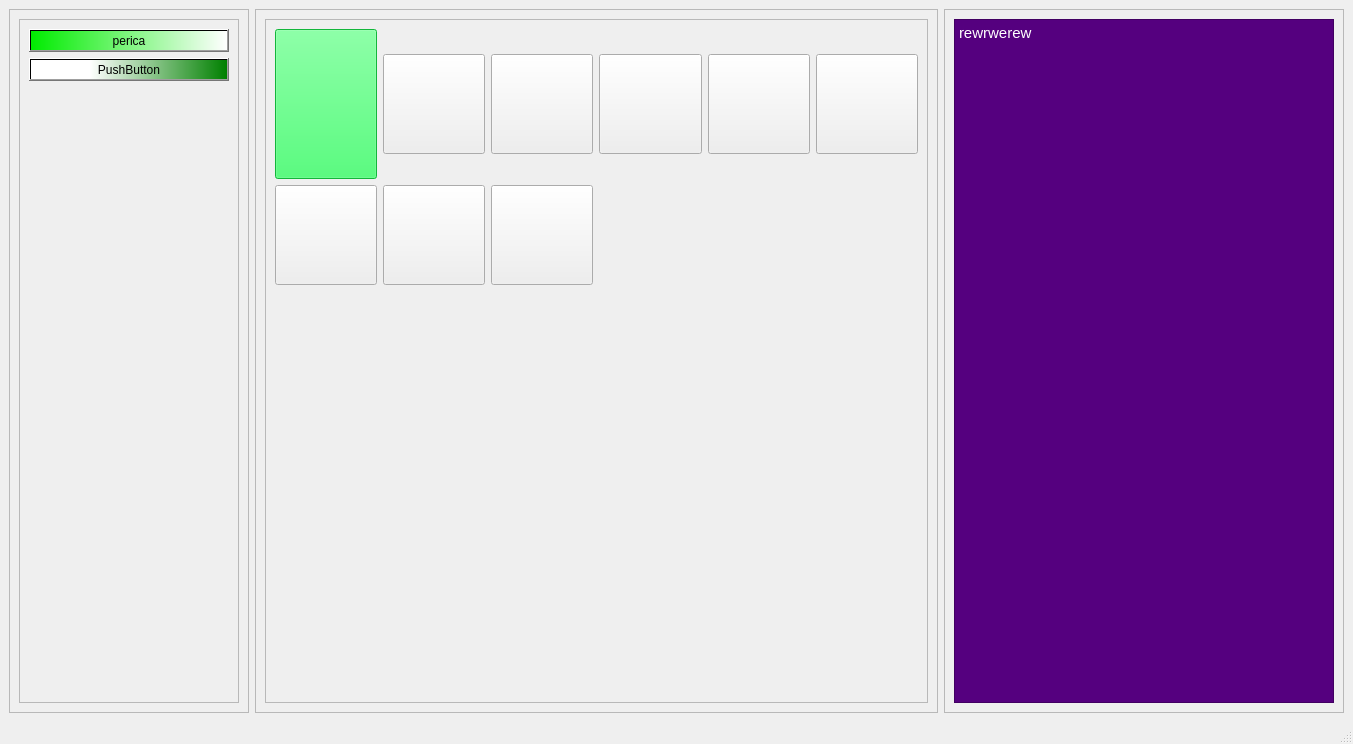
<?xml version="1.0" encoding="UTF-8"?>
<ui version="4.0">
 <class>MainWindow</class>
 <widget class="QMainWindow" name="MainWindow">
  <property name="geometry">
   <rect>
    <x>0</x>
    <y>0</y>
    <width>1353</width>
    <height>744</height>
   </rect>
  </property>
  <property name="windowTitle">
   <string>MainWindow</string>
  </property>
  <widget class="QWidget" name="centralwidget">
   <property name="styleSheet">
    <string notr="true">background-color: qlineargradient(white, orange);</string>
   </property>
   <layout class="QHBoxLayout" name="horizontalLayout">
    <item>
     <widget class="QFrame" name="cateogries">
      <property name="sizePolicy">
       <sizepolicy hsizetype="Maximum" vsizetype="Preferred">
        <horstretch>0</horstretch>
        <verstretch>0</verstretch>
       </sizepolicy>
      </property>
      <property name="minimumSize">
       <size>
        <width>220</width>
        <height>0</height>
       </size>
      </property>
      <property name="styleSheet">
       <string notr="true">background-color: qlineargradient(
spread:pad, 
x1:0.1, y1:0.3, 
x2:0.7, y2:0.1, 
stop:0 white, stop:1 #00ec00);</string>
      </property>
      <property name="frameShape">
       <enum>QFrame::StyledPanel</enum>
      </property>
      <property name="frameShadow">
       <enum>QFrame::Raised</enum>
      </property>
      <layout class="QVBoxLayout" name="verticalLayout">
       <item>
        <widget class="QScrollArea" name="scrollArea">
         <property name="sizePolicy">
          <sizepolicy hsizetype="Preferred" vsizetype="Expanding">
           <horstretch>0</horstretch>
           <verstretch>0</verstretch>
          </sizepolicy>
         </property>
         <property name="widgetResizable">
          <bool>true</bool>
         </property>
         <widget class="QWidget" name="scrollAreaWidgetContents">
          <property name="geometry">
           <rect>
            <x>0</x>
            <y>0</y>
            <width>218</width>
            <height>657</height>
           </rect>
          </property>
          <property name="sizePolicy">
           <sizepolicy hsizetype="Expanding" vsizetype="Preferred">
            <horstretch>0</horstretch>
            <verstretch>0</verstretch>
           </sizepolicy>
          </property>
          <layout class="QVBoxLayout" name="verticalLayout_3">
           <item>
            <widget class="QPushButton" name="pushButton_2">
             <property name="minimumSize">
              <size>
               <width>200</width>
               <height>0</height>
              </size>
             </property>
             <property name="styleSheet">
              <string notr="true">background-color: qlineargradient(spread:pad, x1:0, y1:0, x2:1, y2:0, stop:0 #00ec00, stop:1 white);</string>
             </property>
             <property name="text">
              <string>perica</string>
             </property>
            </widget>
           </item>
           <item>
            <widget class="QPushButton" name="pushButton_3">
             <property name="styleSheet">
              <string notr="true">background-color: qlineargradient(spread:pad, x1:0.3, y1:0, x2:1, y2:0, stop:0 white , stop:1 green);</string>
             </property>
             <property name="text">
              <string>PushButton</string>
             </property>
            </widget>
           </item>
           <item>
            <spacer name="verticalSpacer">
             <property name="orientation">
              <enum>Qt::Vertical</enum>
             </property>
             <property name="sizeHint" stdset="0">
              <size>
               <width>20</width>
               <height>570</height>
              </size>
             </property>
            </spacer>
           </item>
          </layout>
         </widget>
        </widget>
       </item>
      </layout>
     </widget>
    </item>
    <item>
     <widget class="QFrame" name="programs">
      <property name="sizePolicy">
       <sizepolicy hsizetype="Minimum" vsizetype="Preferred">
        <horstretch>0</horstretch>
        <verstretch>0</verstretch>
       </sizepolicy>
      </property>
      <property name="minimumSize">
       <size>
        <width>0</width>
        <height>0</height>
       </size>
      </property>
      <property name="frameShape">
       <enum>QFrame::StyledPanel</enum>
      </property>
      <property name="frameShadow">
       <enum>QFrame::Raised</enum>
      </property>
      <layout class="QGridLayout" name="gridLayout">
       <item row="2" column="3" colspan="2">
        <widget class="QScrollArea" name="scrollArea_2">
         <property name="sizePolicy">
          <sizepolicy hsizetype="Expanding" vsizetype="Preferred">
           <horstretch>0</horstretch>
           <verstretch>0</verstretch>
          </sizepolicy>
         </property>
         <property name="widgetResizable">
          <bool>true</bool>
         </property>
         <widget class="QWidget" name="scrollAreaWidgetContents_2">
          <property name="geometry">
           <rect>
            <x>0</x>
            <y>0</y>
            <width>661</width>
            <height>657</height>
           </rect>
          </property>
          <layout class="QGridLayout" name="gridLayout_2">
           <item row="0" column="0">
            <widget class="QPushButton" name="pushButton_6">
             <property name="sizePolicy">
              <sizepolicy hsizetype="MinimumExpanding" vsizetype="MinimumExpanding">
               <horstretch>0</horstretch>
               <verstretch>0</verstretch>
              </sizepolicy>
             </property>
             <property name="minimumSize">
              <size>
               <width>100</width>
               <height>100</height>
              </size>
             </property>
             <property name="maximumSize">
              <size>
               <width>16777215</width>
               <height>150</height>
              </size>
             </property>
             <property name="styleSheet">
              <string notr="true">background-color:rgb(26, 255, 83);
background-image:url('/home/atana/Pictures/xcf/imgs/rico.jpg');
background-size: 150px 150px;
background-repeat: no-repeat;</string>
             </property>
             <property name="text">
              <string/>
             </property>
            </widget>
           </item>
           <item row="2" column="2">
            <widget class="QPushButton" name="pushButton_5">
             <property name="sizePolicy">
              <sizepolicy hsizetype="MinimumExpanding" vsizetype="Maximum">
               <horstretch>0</horstretch>
               <verstretch>0</verstretch>
              </sizepolicy>
             </property>
             <property name="minimumSize">
              <size>
               <width>100</width>
               <height>100</height>
              </size>
             </property>
             <property name="text">
              <string/>
             </property>
            </widget>
           </item>
           <item row="0" column="4">
            <widget class="QPushButton" name="pushButton_10">
             <property name="sizePolicy">
              <sizepolicy hsizetype="MinimumExpanding" vsizetype="Maximum">
               <horstretch>0</horstretch>
               <verstretch>0</verstretch>
              </sizepolicy>
             </property>
             <property name="minimumSize">
              <size>
               <width>100</width>
               <height>100</height>
              </size>
             </property>
             <property name="text">
              <string/>
             </property>
             <property name="flat">
              <bool>false</bool>
             </property>
            </widget>
           </item>
           <item row="2" column="0">
            <widget class="QPushButton" name="pushButton_11">
             <property name="sizePolicy">
              <sizepolicy hsizetype="MinimumExpanding" vsizetype="Maximum">
               <horstretch>0</horstretch>
               <verstretch>0</verstretch>
              </sizepolicy>
             </property>
             <property name="minimumSize">
              <size>
               <width>100</width>
               <height>100</height>
              </size>
             </property>
             <property name="maximumSize">
              <size>
               <width>150</width>
               <height>150</height>
              </size>
             </property>
             <property name="text">
              <string/>
             </property>
            </widget>
           </item>
           <item row="2" column="1">
            <widget class="QPushButton" name="pushButton_8">
             <property name="sizePolicy">
              <sizepolicy hsizetype="MinimumExpanding" vsizetype="Maximum">
               <horstretch>0</horstretch>
               <verstretch>0</verstretch>
              </sizepolicy>
             </property>
             <property name="minimumSize">
              <size>
               <width>100</width>
               <height>100</height>
              </size>
             </property>
             <property name="text">
              <string/>
             </property>
            </widget>
           </item>
           <item row="0" column="5">
            <widget class="QPushButton" name="pushButton_7">
             <property name="sizePolicy">
              <sizepolicy hsizetype="MinimumExpanding" vsizetype="Maximum">
               <horstretch>0</horstretch>
               <verstretch>0</verstretch>
              </sizepolicy>
             </property>
             <property name="minimumSize">
              <size>
               <width>100</width>
               <height>100</height>
              </size>
             </property>
             <property name="text">
              <string/>
             </property>
            </widget>
           </item>
           <item row="0" column="2">
            <widget class="QPushButton" name="pushButton_4">
             <property name="sizePolicy">
              <sizepolicy hsizetype="MinimumExpanding" vsizetype="Maximum">
               <horstretch>0</horstretch>
               <verstretch>0</verstretch>
              </sizepolicy>
             </property>
             <property name="minimumSize">
              <size>
               <width>100</width>
               <height>100</height>
              </size>
             </property>
             <property name="text">
              <string/>
             </property>
            </widget>
           </item>
           <item row="0" column="1">
            <widget class="QPushButton" name="pushButton_9">
             <property name="sizePolicy">
              <sizepolicy hsizetype="MinimumExpanding" vsizetype="Maximum">
               <horstretch>0</horstretch>
               <verstretch>0</verstretch>
              </sizepolicy>
             </property>
             <property name="minimumSize">
              <size>
               <width>100</width>
               <height>100</height>
              </size>
             </property>
             <property name="text">
              <string/>
             </property>
            </widget>
           </item>
           <item row="0" column="3">
            <widget class="QPushButton" name="pushButton_12">
             <property name="sizePolicy">
              <sizepolicy hsizetype="MinimumExpanding" vsizetype="Maximum">
               <horstretch>0</horstretch>
               <verstretch>0</verstretch>
              </sizepolicy>
             </property>
             <property name="minimumSize">
              <size>
               <width>100</width>
               <height>100</height>
              </size>
             </property>
             <property name="text">
              <string/>
             </property>
            </widget>
           </item>
           <item row="3" column="2">
            <spacer name="verticalSpacer_2">
             <property name="orientation">
              <enum>Qt::Vertical</enum>
             </property>
             <property name="sizeHint" stdset="0">
              <size>
               <width>20</width>
               <height>40</height>
              </size>
             </property>
            </spacer>
           </item>
          </layout>
         </widget>
        </widget>
       </item>
      </layout>
     </widget>
    </item>
    <item>
     <widget class="QFrame" name="terminal">
      <property name="sizePolicy">
       <sizepolicy hsizetype="Preferred" vsizetype="Preferred">
        <horstretch>0</horstretch>
        <verstretch>0</verstretch>
       </sizepolicy>
      </property>
      <property name="minimumSize">
       <size>
        <width>300</width>
        <height>0</height>
       </size>
      </property>
      <property name="maximumSize">
       <size>
        <width>400</width>
        <height>16777215</height>
       </size>
      </property>
      <property name="frameShape">
       <enum>QFrame::StyledPanel</enum>
      </property>
      <property name="frameShadow">
       <enum>QFrame::Raised</enum>
      </property>
      <layout class="QVBoxLayout" name="verticalLayout_2">
       <item>
        <widget class="QTextEdit" name="textEdit">
         <property name="sizePolicy">
          <sizepolicy hsizetype="Preferred" vsizetype="Expanding">
           <horstretch>0</horstretch>
           <verstretch>0</verstretch>
          </sizepolicy>
         </property>
         <property name="toolTip">
          <string>Terminal output</string>
         </property>
         <property name="whatsThis">
          <string>Terminal otuput</string>
         </property>
         <property name="styleSheet">
          <string notr="true">background-color: rgb(85, 0, 127);
color: rgb(255, 255, 255);</string>
         </property>
         <property name="html">
          <string>&lt;!DOCTYPE HTML PUBLIC &quot;-//W3C//DTD HTML 4.0//EN&quot; &quot;http://www.w3.org/TR/REC-html40/strict.dtd&quot;&gt;
&lt;html&gt;&lt;head&gt;&lt;meta name=&quot;qrichtext&quot; content=&quot;1&quot; /&gt;&lt;style type=&quot;text/css&quot;&gt;
p, li { white-space: pre-wrap; }
&lt;/style&gt;&lt;/head&gt;&lt;body style=&quot; font-family:'Ubuntu'; font-size:11pt; font-weight:400; font-style:normal;&quot;&gt;
&lt;p style=&quot; margin-top:0px; margin-bottom:0px; margin-left:0px; margin-right:0px; -qt-block-indent:0; text-indent:0px;&quot;&gt;rewrwerew&lt;/p&gt;&lt;/body&gt;&lt;/html&gt;</string>
         </property>
        </widget>
       </item>
      </layout>
     </widget>
    </item>
   </layout>
  </widget>
  <widget class="QMenuBar" name="menubar">
   <property name="geometry">
    <rect>
     <x>0</x>
     <y>0</y>
     <width>1353</width>
     <height>25</height>
    </rect>
   </property>
  </widget>
  <widget class="QStatusBar" name="statusbar"/>
 </widget>
 <resources/>
 <connections/>
</ui>
